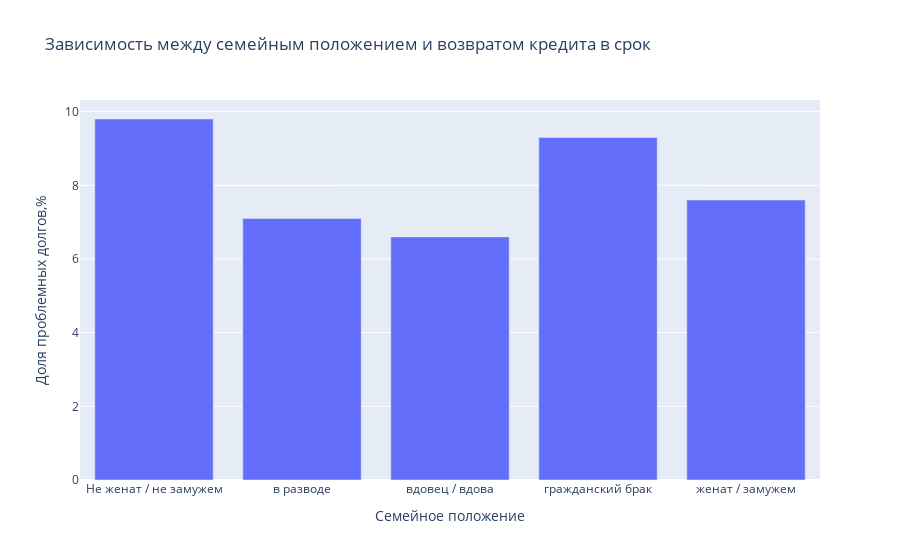

The notebook cell saved with this chart:
### Code cell
#визуализируем соотношение семейного положения и неплатежей
create_barchart(family_crosstab.columns,family_crosstab.loc['share_of_problems'],
                'Зависимость между семейным положением и возвратом кредита в срок','Семейное положение'
)

### Figure 1 — Plotly figure (JSON) as saved in the notebook; plotly's stock layout.template omitted (floating-point values rounded to 4 significant figures)
{"data": [{"type": "bar", "x": ["Не женат / не замужем", "в разводе", "вдовец / вдова", "гражданский брак", "женат / замужем"], "y": [9.8, 7.1, 6.6, 9.3, 7.6]}], "layout": {"autosize": true, "title": {"text": "Зависимость между семейным положением и возвратом кредита в срок"}, "xaxis": {"autorange": true, "range": [-0.5, 4.5], "title": {"text": "Семейное положение"}, "type": "category"}, "yaxis": {"autorange": true, "range": [0, 10.32], "title": {"text": "Доля проблемных долгов,%"}, "type": "linear"}}}
